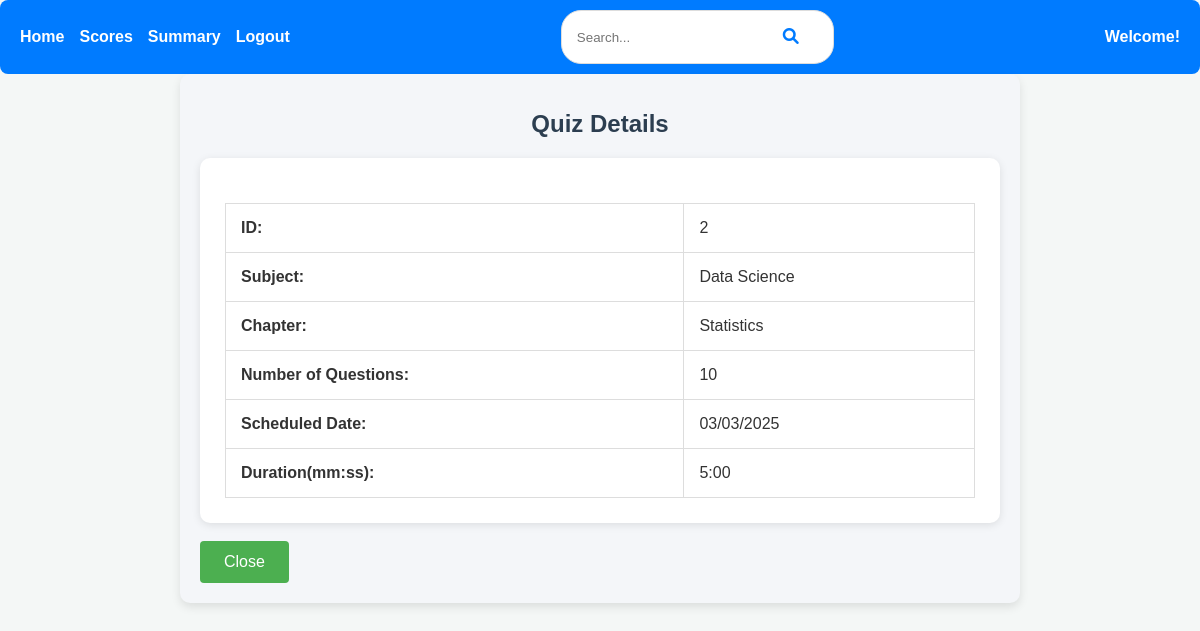
Page /user/view_quiz/2 on the committed database.
### backend/models.py (models this page shows)
class Quiz(db.Model):
    __tablename__ = 'quiz'
    id = db.Column(db.Integer, primary_key=True)
    chapter_id = db.Column(db.Integer, db.ForeignKey('chapter.id', ondelete="CASCADE"), nullable=False)
    date_of_quiz = db.Column(db.Date, nullable=False)
    duration_seconds = db.Column(db.Integer, nullable=False)
    remarks = db.Column(db.Text)
    questions = db.relationship('Question', backref='quiz', lazy='subquery', cascade='all, delete-orphan')
    scores = db.relationship('Score', backref='quiz', lazy='dynamic', cascade='all, delete-orphan')

class Subject(db.Model):
    __tablename__ = 'subject'
    id = db.Column(db.Integer, primary_key=True)
    name = db.Column(db.String(150), unique=True, nullable=False)
    description = db.Column(db.String(300), nullable=False)
    chapters = db.relationship('Chapter', backref='subject', lazy='subquery', cascade='all, delete-orphan')

class Chapter(db.Model):
    __tablename__ = 'chapter'
    id = db.Column(db.Integer, primary_key=True)
    name = db.Column(db.String(100), nullable=False)
    description = db.Column(db.Text)
    subject_id = db.Column(db.Integer, db.ForeignKey('subject.id', ondelete="CASCADE"), nullable=False)
    quizzes = db.relationship('Quiz', backref='chapter', lazy='subquery', cascade='all, delete-orphan')

### backend/controllers.py (the view)
@app.route('/user/view_quiz/<quiz_id>')
def user_view_quiz(quiz_id):
    quiz = Quiz.query.get(quiz_id)
    if quiz:
        return render_template('user/user_view_quiz.html', quiz=quiz, divmod=divmod)
    else:
        return "Quiz not found", 404

### templates/user/user_view_quiz.html (shortened to what this page needs)
{% extends "user/user_base.html" %}
{% block content %}
<div class="dashboard container mt-5">
    <h1 class="text-center mb-4">Quiz Details</h1>
    <div class="quiz-table-wrapper">
        <table class="table table-bordered quiz-details table-striped table-hover shadow-sm rounded">
            <tr>
                <td><strong>ID:</strong></td>
                <td>{{ quiz.id }}</td>
            </tr>
            <tr>
                <td><strong>Subject:</strong></td>
                <td>{{ quiz.chapter.subject.name if quiz.chapter and quiz.chapter.subject else 'N/A' }}</td>
            </tr>
            <tr>
                <td><strong>Chapter:</strong></td>
                <td>{{ quiz.chapter.name if quiz.chapter else 'N/A' }}</td>
            </tr>
            <tr>
                <td><strong>Number of Questions:</strong></td>
                <td>{{ quiz.questions | length }}</td>
            </tr>
            <tr>
                <td><strong>Scheduled Date:</strong></td>
                <td>{{ quiz.date_of_quiz.strftime('%d/%m/%Y') if quiz.date_of_quiz else 'N/A' }}</td>
            </tr>
            <tr>
                <td><strong>Duration(mm:ss):</strong></td>
                {% set minutes, seconds = divmod(quiz.duration_seconds | int, 60) %}
                <td>{{ minutes }}:{{ '%02d' % seconds }}</td>
            </tr>
        </table>
    </div>
    <br>
    <div class="text-center">
        <button class="btn btn-secondary btn-lg" onclick="window.history.back()">Close</button>
    </div>
</div>
{% endblock %}

### static/styles/user_dashboard.css (style rules this page uses)
body { font-family: Arial, sans-serif; margin: 0; padding: 0; background-color: #f4f4f4; }
.dashboard { margin: 20px auto; max-width: 800px; padding: 20px; background-color: white; border-radius: 10px; box-shadow: 0 2px 5px rgba(0, 0, 0, 0.1); }
.dashboard h1 { font-size: 24px; text-align: center; margin-bottom: 20px; }
.dashboard table { width: 100%; border-collapse: collapse; margin-top: 20px; }
.dashboard table th, .dashboard table td { border: 1px solid #ddd; padding: 10px; text-align: center; }
.dashboard { max-width: 800px; margin: 0 auto; padding: 20px; background-color: #f4f6f9; border-radius: 10px; box-shadow: 0 4px 10px rgba(0, 0, 0, 0.1); }
.quiz-table-wrapper { background-color: #ffffff; border-radius: 10px; padding: 25px; box-shadow: 0 2px 8px rgba(0, 0, 0, 0.1); }
table.quiz-details th, table.quiz-details td { text-align: left; padding: 15px; font-size: 16px; }
table.quiz-details { width: 100%; border-collapse: collapse; margin-top: 20px; }
table.quiz-details tr { border-bottom: 1px solid #e0e0e0; / }
button { font-size: 16px; padding: 12px 24px; border-radius: 4px; background-color: #4CAF50; color: white; border: none; transition: background-color 0.3s ease; }
h1 { color: #333333; font-size: 32px; font-weight: 600; margin-bottom: 20px; }
body { font-family: 'Arial', sans-serif; background-color: #f4f7f6; margin: 0; padding: 0; color: #333; }
h1 { text-align: center; color: #2c3e50; font-size: 2.5rem; margin-bottom: 20px; }

### rows in the picture
Quiz: id "2", date_of_quiz "03/03/2025"
Subject: chapter.subject "Data Science"
Chapter: chapter "Statistics"

### other values in the picture
{{ quiz.questions | length }} "10"
{{ minutes }} "5"
{{ '%02d' % seconds }} "00"
